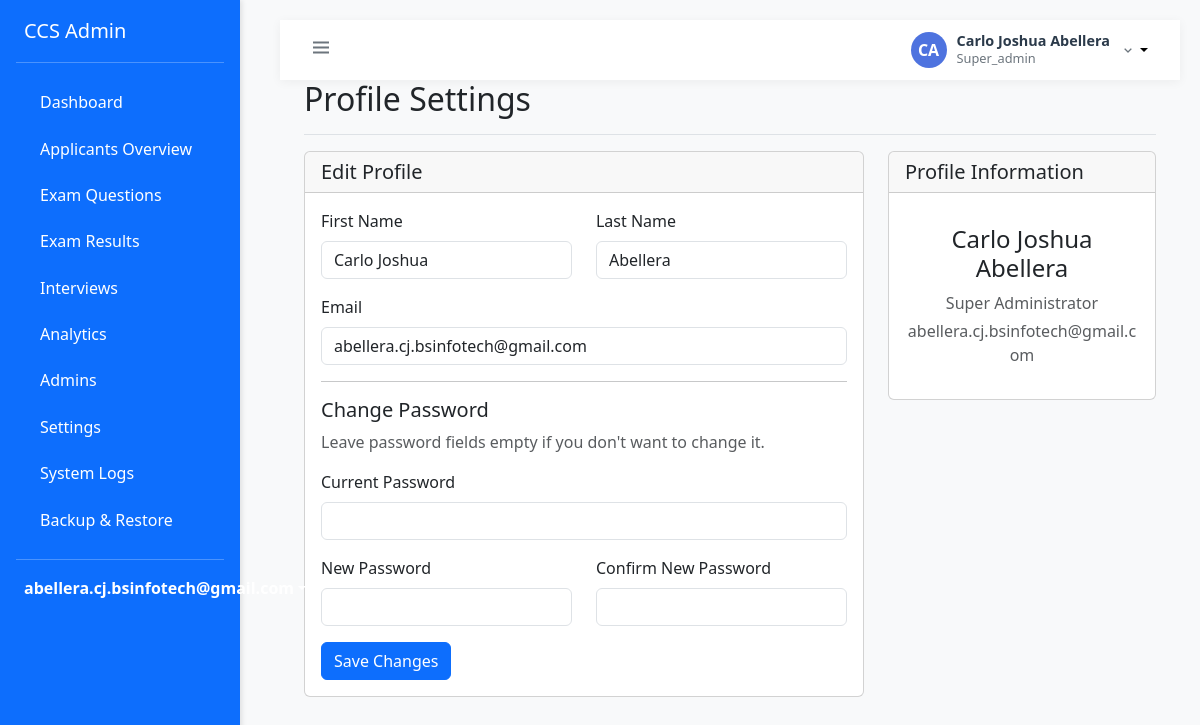
The page /admin/super/profile_settings.php (signed in) on the database its author committed.
### tables this page shows
CREATE TABLE `users` (
  `id` int(11) NOT NULL,
  `email` varchar(255) NOT NULL,
  `password` varchar(255) NOT NULL,
  `first_name` varchar(100) NOT NULL,
  `last_name` varchar(100) NOT NULL,
  `role` enum('super_admin','admin','applicant') NOT NULL,
  `status` enum('active','inactive','pending','approved','rejected') DEFAULT 'pending',
  `created_at` timestamp NOT NULL DEFAULT current_timestamp(),
  `updated_at` timestamp NOT NULL DEFAULT current_timestamp() ON UPDATE current_timestamp(),
  `updated_by` int(11) DEFAULT NULL
);

### config/database.php (called while the page is built, shortened)
<?php
class Database {
    private static $instance = null;
    private $connection;
    private function __construct() {
        try {
            $this->connection = new PDO(
                "mysql:host=localhost;dbname=ccs_screening",
                "root",
                ""
            );
            $this->connection->setAttribute(PDO::ATTR_ERRMODE, PDO::ERRMODE_EXCEPTION);
            $this->connection->setAttribute(PDO::ATTR_DEFAULT_FETCH_MODE, PDO::FETCH_ASSOC);
        } catch(PDOException $e) {
            die("Connection failed: " . $e->getMessage());
        }
    }
    public static function getInstance() {
        if (self::$instance === null) {
            self::$instance = new self();
        }
        return self::$instance;
    }
    public function getConnection() {
        return $this->connection;
    }
}
?>

### classes/Auth.php (called while the page is built, shortened)
<?php
class Auth {
    private $conn;
    public function __construct() {
        require_once __DIR__ . '/../config/database.php';
        $this->database = Database::getInstance();
        $this->conn = $this->database->getConnection();
    }
    public function isLoggedIn() {
        return isset($_SESSION['user_id']) && !empty($_SESSION['user_id']);
    }
    public function getCurrentUser() {
        try {
            $stmt = $this->conn->prepare("
                SELECT
                    u.*,
                    CASE
                        WHEN sa.user_id IS NOT NULL THEN 'super_admin'
                        WHEN a.user_id IS NOT NULL THEN 'admin'
                        ELSE u.role
                    END as role_type
                FROM users u
                LEFT JOIN super_admins sa ON u.id = sa.user_id
                LEFT JOIN admins a ON u.id = a.user_id
                WHERE u.id = ? AND u.status = 'active'
                LIMIT 1
            ");
            $stmt->execute([$_SESSION['user_id']]);
            $user = $stmt->fetch(PDO::FETCH_ASSOC);
            if ($user) {
                $user['role'] = $user['role_type'];
            }
            return $user;
        } catch (Exception $e) {
            error_log("Get current user error: " . $e->getMessage());
            return null;
        }
    }
}
?>

### admin/super/profile_settings.php (the view, shortened to what this page needs)
<?php
require_once '../../classes/Auth.php';
require_once '../../config/database.php';
require_once '../includes/layout.php';
$auth = new Auth();
$auth->requireRole('super_admin');
$user = $auth->getCurrentUser();
admin_header('Profile Settings');
?>
<div class="container-fluid px-4">
    <div class="d-flex justify-content-between flex-wrap flex-md-nowrap align-items-center pb-2 mb-3 border-bottom">
        <h1 class="h2">Profile Settings</h1>
    </div>
    <div class="row">
        <div class="col-md-8">
            <div class="card">
                <div class="card-header">
                    <h5 class="card-title mb-0">Edit Profile</h5>
                </div>
                <div class="card-body">
                    <form method="post">
                        <div class="row mb-3">
                            <div class="col-md-6">
                                <label class="form-label">First Name</label>
                                <input type="text" class="form-control" name="first_name"
                                       value="<?php echo htmlspecialchars($user['first_name']); ?>" required>
                            </div>
                            <div class="col-md-6">
                                <label class="form-label">Last Name</label>
                                <input type="text" class="form-control" name="last_name"
                                       value="<?php echo htmlspecialchars($user['last_name']); ?>" required>
                            </div>
                        </div>
                        <div class="mb-3">
                            <label class="form-label">Email</label>
                            <input type="email" class="form-control" name="email"
                                   value="<?php echo htmlspecialchars($user['email']); ?>" required>
                        </div>
                        <hr>
                        <h5>Change Password</h5>
                        <p class="text-muted">Leave password fields empty if you don't want to change it.</p>
                        <div class="mb-3">
                            <label class="form-label">Current Password</label>
                            <input type="password" class="form-control" name="current_password">
                        </div>
                        <div class="row mb-3">
                            <div class="col-md-6">
                                <label class="form-label">New Password</label>
                                <input type="password" class="form-control" name="new_password">
                            </div>
                            <div class="col-md-6">
                                <label class="form-label">Confirm New Password</label>
                                <input type="password" class="form-control" name="confirm_password">
                            </div>
                        </div>
                        <button type="submit" class="btn btn-primary">Save Changes</button>
                    </form>
                </div>
            </div>
        </div>
        <div class="col-md-4">
            <div class="card">
                <div class="card-header">
                    <h5 class="card-title mb-0">Profile Information</h5>
                </div>
                <div class="card-body text-center">
                    <h4><?php echo htmlspecialchars($user['first_name'] . ' ' . $user['last_name']); ?></h4>
                    <p class="text-muted mb-1">Super Administrator</p>
                    <p class="text-muted mb-3"><?php echo htmlspecialchars($user['email']); ?></p>
                </div>
            </div>
        </div>
    </div>
</div>
<?php
admin_footer();
?>

### admin/includes/layout.php (shortened to what this page needs)
<?php
require_once __DIR__ . '/../../classes/Auth.php';
function admin_header($title = '') {
?>
<!DOCTYPE html>
<html lang="en">
<head>
    <link href="https://cdn.jsdelivr.net/npm/bootstrap@5.3.0/dist/css/bootstrap.min.css" rel="stylesheet">
    <link href='https://unpkg.com/boxicons@2.1.4/css/boxicons.min.css' rel='stylesheet'>
    <link href="https://cdn.jsdelivr.net/npm/metismenu/dist/metisMenu.min.css" rel="stylesheet">
</head>
<body>
    <div class="wrapper">
        <?php include 'sidebar.php'; ?>
        <div class="page-content-wrapper">
            <nav class="top-navbar">
                <button class="btn btn-link text-secondary px-1 py-0" id="sidebarToggle">
                    <i class="bx bx-menu fs-4"></i>
                </button>
                <div class="user-profile dropdown">
                    <button class="user-profile-btn dropdown-toggle" type="button" data-bs-toggle="dropdown" aria-expanded="false">
                        <div class="user-avatar">
                            <?php echo strtoupper(substr($user['first_name'], 0, 1) . substr($user['last_name'], 0, 1)); ?>
                        </div>
                        <div class="user-info">
                            <h6 class="user-name"><?php echo htmlspecialchars($user['first_name'] . ' ' . $user['last_name']); ?></h6>
                            <p class="user-role"><?php echo ucfirst($user['role']); ?></p>
                        </div>
                        <i class="bx bx-chevron-down text-secondary"></i>
                    </button>
                </div>
            </nav>
            <div class="content-wrapper">
<?php
}
function admin_footer() {
?>
            </div>
        </div>
    </div>
</body>
</html>
<?php } ?>

### admin/includes/sidebar.php (shortened to what this page needs)
<?php
require_once __DIR__ . '/../../classes/Auth.php';
global $auth;
$user = $auth->getCurrentUser();
function is_active($page_name) {
    return strpos($_SERVER['SCRIPT_NAME'], $page_name) !== false ? 'active' : '';
}
?>
<nav class="sidebar bg-primary">
    <div class="d-flex flex-column">
        <a href="/php-ccs/admin/super/dashboard.php" class="d-flex align-items-center mb-3 mb-md-0 me-md-auto text-white text-decoration-none">
            <span class="fs-5">CCS Admin</span>
        </a>
        <hr class="text-white my-3">
        <ul class="nav nav-pills flex-column mb-auto">
            <li class="nav-item">
                <a class="nav-link text-white <?php echo is_active('dashboard'); ?>" href="/php-ccs/admin/super/dashboard.php">
                    Dashboard
                </a>
            </li>
            <li class="nav-item">
                <a class="nav-link text-white <?php echo is_active('applicants'); ?>" href="/php-ccs/admin/super/applicants_overview.php">
                    Applicants Overview
                </a>
            </li>
            <li class="nav-item">
                <a class="nav-link text-white <?php echo is_active('manage_questions'); ?>" href="/php-ccs/admin/super/manage_questions.php">
                    Exam Questions
                </a>
            </li>
            <li class="nav-item">
                <a class="nav-link text-white <?php echo is_active('exam_results'); ?>" href="/php-ccs/admin/super/exam_results.php">
                    Exam Results
                </a>
            </li>
            <li class="nav-item">
                <a class="nav-link text-white <?php echo is_active('interview_list'); ?>" href="/php-ccs/admin/super/interview_list.php">
                    Interviews
                </a>
            </li>
            <li class="nav-item">
                <a class="nav-link text-white <?php echo is_active('analytics'); ?>" href="/php-ccs/admin/super/analytics.php">
                    Analytics
                </a>
            </li>
            <li class="nav-item">
                <a class="nav-link text-white <?php echo is_active('list_admins'); ?>" href="/php-ccs/admin/super/list_admins.php">
                    Admins
                </a>
            </li>
            <li class="nav-item">
                <a class="nav-link text-white <?php echo is_active('system_settings'); ?>" href="/php-ccs/admin/super/system_settings.php">
                    Settings
                </a>
            </li>
            <li class="nav-item">
                <a class="nav-link text-white <?php echo is_active('logs'); ?>" href="/php-ccs/admin/super/system_logs.php">
                    System Logs
                </a>
            </li>
            <li class="nav-item">
                <a class="nav-link text-white <?php echo is_active('backup'); ?>" href="/php-ccs/admin/super/backup.php">
                    Backup & Restore
                </a>
            </li>
        </ul>
        <hr class="text-white my-3">
        <div class="dropdown pb-3">
            <a href="#" class="d-flex align-items-center text-white text-decoration-none dropdown-toggle" id="dropdownUser" data-bs-toggle="dropdown" aria-expanded="false">
                <strong><?php echo htmlspecialchars($user['email']); ?></strong>
            </a>
        </div>
    </div>
</nav>

### admin/includes/layout.php (style rules this page uses)
body { min-height: 100vh; margin: 0; padding: 0; background-color: #f8f9fa; overflow-x: hidden; }
.wrapper { display: flex; min-height: 100vh; position: relative; }
.page-content-wrapper { position: relative; min-height: 100vh; margin-left: 260px; transition: margin-left 0.3s ease; width: calc(100% - 260px); background-color: #f8f9fa; padding: 20px; }
.top-navbar { background: #fff; height: 60px; padding: 0 1.5rem; display: flex; align-items: center; justify-content: space-between; box-shadow: 0 2px 10px rgba(0,0,0,0.05); position: sticky; top: 0; z-index: 999; }
.user-profile { position: relative; }
.user-profile-btn { display: flex; align-items: center; padding: 0.5rem; border: none; background: none; cursor: pointer; border-radius: 0.5rem; transition: all 0.3s ease; }
.user-avatar { width: 36px; height: 36px; border-radius: 50%; background: #4e73df; color: #fff; display: flex; align-items: center; justify-content: center; font-weight: 600; margin-right: 10px; }
.user-info { text-align: left; margin-right: 10px; }
.user-name { margin: 0; font-size: 0.9rem; font-weight: 600; color: #2b3a4a; }
.user-role { margin: 0; font-size: 0.8rem; color: #6c757d; }

### admin/includes/sidebar.php (style rules this page uses)
.sidebar { width: 240px; min-height: 100vh; position: fixed; top: 0; left: 0; z-index: 100; padding: 1rem; box-shadow: 2px 0 5px rgba(0,0,0,0.1); transition: all 0.3s ease; }
.sidebar .nav-link { padding: 0.5rem 1rem; margin: 0.2rem 0; border-radius: 0.25rem; font-weight: 500; transition: background-color 0.2s; position: relative; overflow: hidden; }
.sidebar .nav-link::after { content: ''; position: absolute; bottom: 0; left: 0; width: 0; height: 2px; background: rgba(255,255,255,0.5); transition: width 0.3s ease; }

### rows shown on the page
users: email "abellera.cj.bsinfotech@gmail.com", first_name+last_name "CA", first_name+last_name "Carlo Joshua Abellera", role "Super_admin", first_name "Carlo Joshua", last_name "Abellera"
